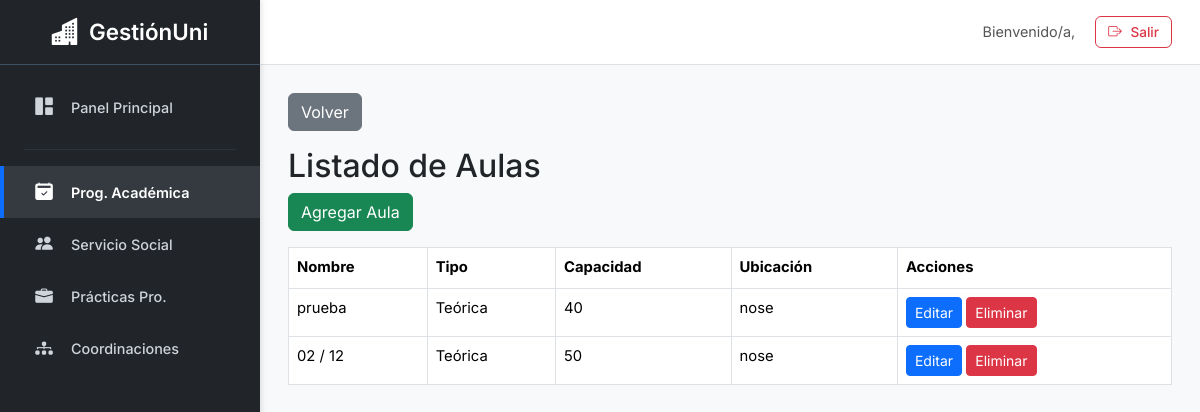
The page /programacion/aulas/ on the database as committed earlier.
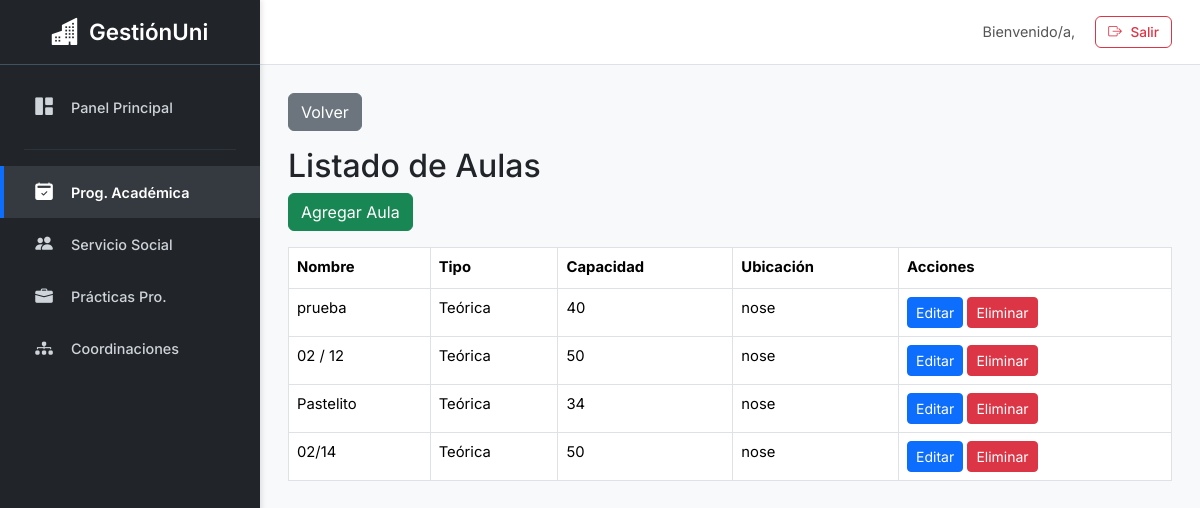
The same page on the database as committed later.
### programacion/models.py (models this page shows, shortened)
class Aula(models.Model):
    nombre = models.CharField(max_length=10, unique=True)
    tipo = models.CharField(max_length=50, choices=[
        ('Teórica', 'Teórica'),
        ('Laboratorio', 'Laboratorio'),
        ('Auditorio', 'Auditorio'),
        ('Otro', 'Otro')
    ])
    capacidad = models.PositiveIntegerField()
    ubicacion = models.CharField(max_length=100, blank=True)
    observaciones = models.TextField(blank=True)

### programacion/views.py (the view)
# urls.py: path('aulas/', views.aula_list, name='aula_list'),
def aula_list(request):
    aulas = Aula.objects.all()
    return render(request, 'aula_list.html', {'aulas': aulas})

### programacion/templates/aula_list.html
{% extends "interfaz.html" %}
{% block content %}
<a href="{% url 'programacion:grilla_aulario' %}" class="btn btn-secondary mb-3">Volver</a>
<h2>Listado de Aulas</h2>
<a href="{% url 'programacion:aula_create' %}" class="btn btn-success mb-3">Agregar Aula</a>
<table class="table table-bordered">
    <tr>
        <th>Nombre</th>
        <th>Tipo</th>
        <th>Capacidad</th>
        <th>Ubicación</th>
        <th>Acciones</th>
    </tr>
    {% for aula in aulas %}
    <tr>
        <td>{{ aula.nombre }}</td>
        <td>{{ aula.tipo }}</td>
        <td>{{ aula.capacidad }}</td>
        <td>{{ aula.ubicacion }}</td>
        <td>
            <a href="{% url 'programacion:aula_edit' aula.id %}" class="btn btn-primary btn-sm">Editar</a>
            <a href="{% url 'programacion:aula_delete' aula.id %}" class="btn btn-danger btn-sm">Eliminar</a>
        </td>
    </tr>
    {% endfor %}
</table>
{% endblock %}

Rows that differ between the two databases and show on the page:
added Aula: nombre "Pastelito", tipo "Teórica", capacidad "34", ubicacion "nose"
added Aula: nombre "02/14", tipo "Teórica", capacidad "50", ubicacion "nose"
